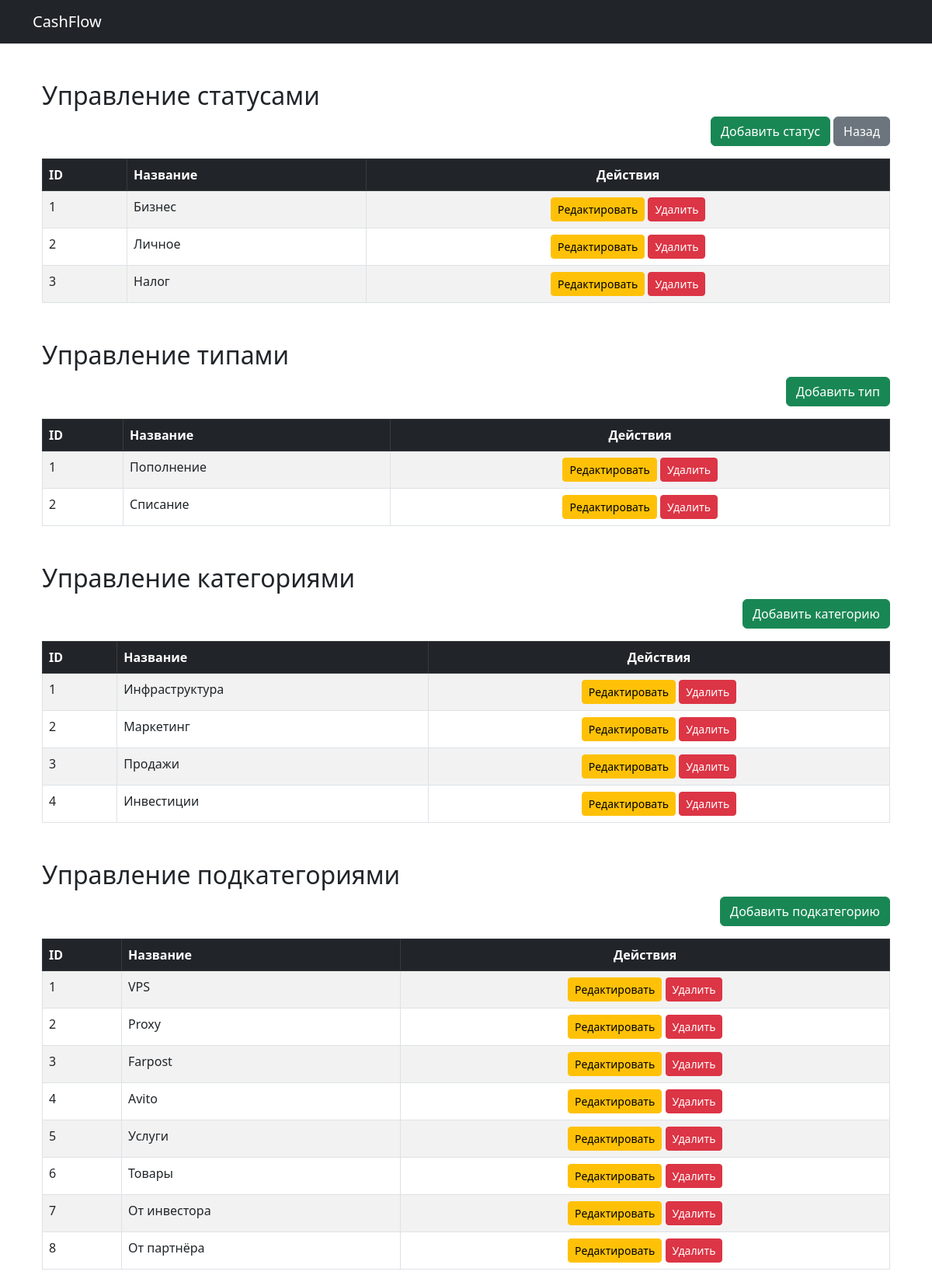
Screenshot of /manage/ with the database file from the repository.
### appservice/models.py (models this page shows, shortened)
class Status(models.Model):
    name = models.CharField(max_length=100)
    class Meta:
        verbose_name = "Статус"
        verbose_name_plural = "Статусы"

class Type(models.Model):
    name = models.CharField(max_length=100)
    class Meta:
        verbose_name = "Тип"
        verbose_name_plural = "Типы"

class Category(models.Model):
    name = models.CharField(max_length=100)
    type = models.ForeignKey(Type, on_delete=models.CASCADE, related_name='categories')
    class Meta:
        verbose_name = "Категория"
        verbose_name_plural = "Категории"

class SubCategory(models.Model):
    name = models.CharField(max_length=100)
    category = models.ForeignKey(Category, on_delete=models.CASCADE, related_name='subcategories')
    class Meta:
        verbose_name = "Подкатегория"
        verbose_name_plural = "Подкатегории"

### appservice/views.py (the view)
# urls.py: path('manage/', ManagePanelView.as_view(), name='manage_panel'),
class ManagePanelView(TemplateView):
    template_name = 'manage/manage.html'
    def get_context_data(self, **kwargs):
        context = super().get_context_data(**kwargs)
        context['statuses'] = Status.objects.all()
        context['types'] = Type.objects.all()
        context['categories'] = Category.objects.all()
        context['subcategories'] = SubCategory.objects.all()
        return context

### appservice/templates/manage/manage.html (shortened to what this page needs)
{% extends 'base.html' %}
{% block content %}
<div class="container mt-5">
    <h2>Управление статусами</h2>
    <div class="mb-3 text-end">
        <a href="{% url 'cashflow:status_create' %}" class="btn btn-success">Добавить статус</a>
        <a href="{% url 'cashflow:index' %}" class="btn btn-secondary">Назад</a>
    </div>
    <table class="table table-bordered table-striped">
        <thead class="table-dark">
            <tr>
                <th>ID</th>
                <th>Название</th>
                <th class="text-center">Действия</th>
            </tr>
        </thead>
        <tbody>
            {% for status in statuses %}
            <tr>
                <td>{{ status.id }}</td>
                <td>{{ status.name }}</td>
                <td class="text-center">
                    <a href="{% url 'cashflow:status_update' status.id %}" class="btn btn-sm btn-warning">Редактировать</a>
                    <a href="{% url 'cashflow:status_delete' status.id %}" class="btn btn-sm btn-danger">Удалить</a>
                </td>
            </tr>
            {% empty %}
            <tr>
                <td colspan="3" class="text-center">Статусы не найдены</td>
            </tr>
            {% endfor %}
        </tbody>
    </table>
</div>
<div class="container mt-5">
    <h2>Управление типами</h2>
    <div class="mb-3 text-end">
        <a href="{% url 'cashflow:create_type' %}" class="btn btn-success">Добавить тип</a>
    </div>
    <table class="table table-bordered table-striped">
        <thead class="table-dark">
            <tr>
                <th>ID</th>
                <th>Название</th>
                <th class="text-center">Действия</th>
            </tr>
        </thead>
        <tbody>
            {% for status in types %}
            <tr>
                <td>{{ status.id }}</td>
                <td>{{ status.name }}</td>
                <td class="text-center">
                    <a href="{% url 'cashflow:update_type' status.id %}" class="btn btn-sm btn-warning">Редактировать</a>
                    <a href="{% url 'cashflow:delete_type' status.id %}" class="btn btn-sm btn-danger">Удалить</a>
                </td>
            </tr>
            {% empty %}
            <tr>
                <td colspan="3" class="text-center">Типы не найдены</td>
            </tr>
            {% endfor %}
        </tbody>
    </table>
</div>
<div class="container mt-5">
    <h2>Управление категориями</h2>
    <div class="mb-3 text-end">
        <a href="{% url 'cashflow:create_category' %}" class="btn btn-success">Добавить категорию</a>
    </div>
    <table class="table table-bordered table-striped">
        <thead class="table-dark">
            <tr>
                <th>ID</th>
                <th>Название</th>
                <th class="text-center">Действия</th>
            </tr>
        </thead>
        <tbody>
            {% for status in categories %}
            <tr>
                <td>{{ status.id }}</td>
                <td>{{ status.name }}</td>
                <td class="text-center">
                    <a href="{% url 'cashflow:update_category' status.id %}" class="btn btn-sm btn-warning">Редактировать</a>
                    <a href="{% url 'cashflow:delete_category' status.id %}" class="btn btn-sm btn-danger">Удалить</a>
                </td>
            </tr>
            {% empty %}
            <tr>
                <td colspan="3" class="text-center">Категории не найдены</td>
            </tr>
            {% endfor %}
        </tbody>
    </table>
</div>
<div class="container mt-5">
    <h2>Управление подкатегориями</h2>
    <div class="mb-3 text-end">
        <a href="{% url 'cashflow:create_subcategory' %}" class="btn btn-success">Добавить подкатегорию</a>
    </div>
    <table class="table table-bordered table-striped">
        <thead class="table-dark">
            <tr>
                <th>ID</th>
                <th>Название</th>
                <th class="text-center">Действия</th>
            </tr>
        </thead>
        <tbody>
            {% for status in subcategories %}
            <tr>
                <td>{{ status.id }}</td>
                <td>{{ status.name }}</td>
                <td class="text-center">
                    <a href="{% url 'cashflow:update_subcategory' status.id %}" class="btn btn-sm btn-warning">Редактировать</a>
                    <a href="{% url 'cashflow:delete_subcategory' status.id %}" class="btn btn-sm btn-danger">Удалить</a>
                </td>
            </tr>
            {% empty %}
            <tr>
                <td colspan="3" class="text-center">Подкатегории не найдены</td>
            </tr>
            {% endfor %}
        </tbody>
    </table>
</div>
{% endblock %}

### rows the page displays
Status: id "1", name "Бизнес"
Status: id "2", name "Личное"
Status: id "3", name "Налог"
Type: id "1", name "Пополнение"
Type: id "2", name "Списание"
Category: id "1", name "Инфраструктура"
Category: id "2", name "Маркетинг"
Category: id "3", name "Продажи"
Category: id "4", name "Инвестиции"
SubCategory: id "1", name "VPS"
SubCategory: id "2", name "Proxy"
SubCategory: id "3", name "Farpost"
SubCategory: id "4", name "Avito"
SubCategory: id "5", name "Услуги"
SubCategory: id "6", name "Товары"
SubCategory: id "7", name "От инвестора"
SubCategory: id "8", name "От партнёра"
